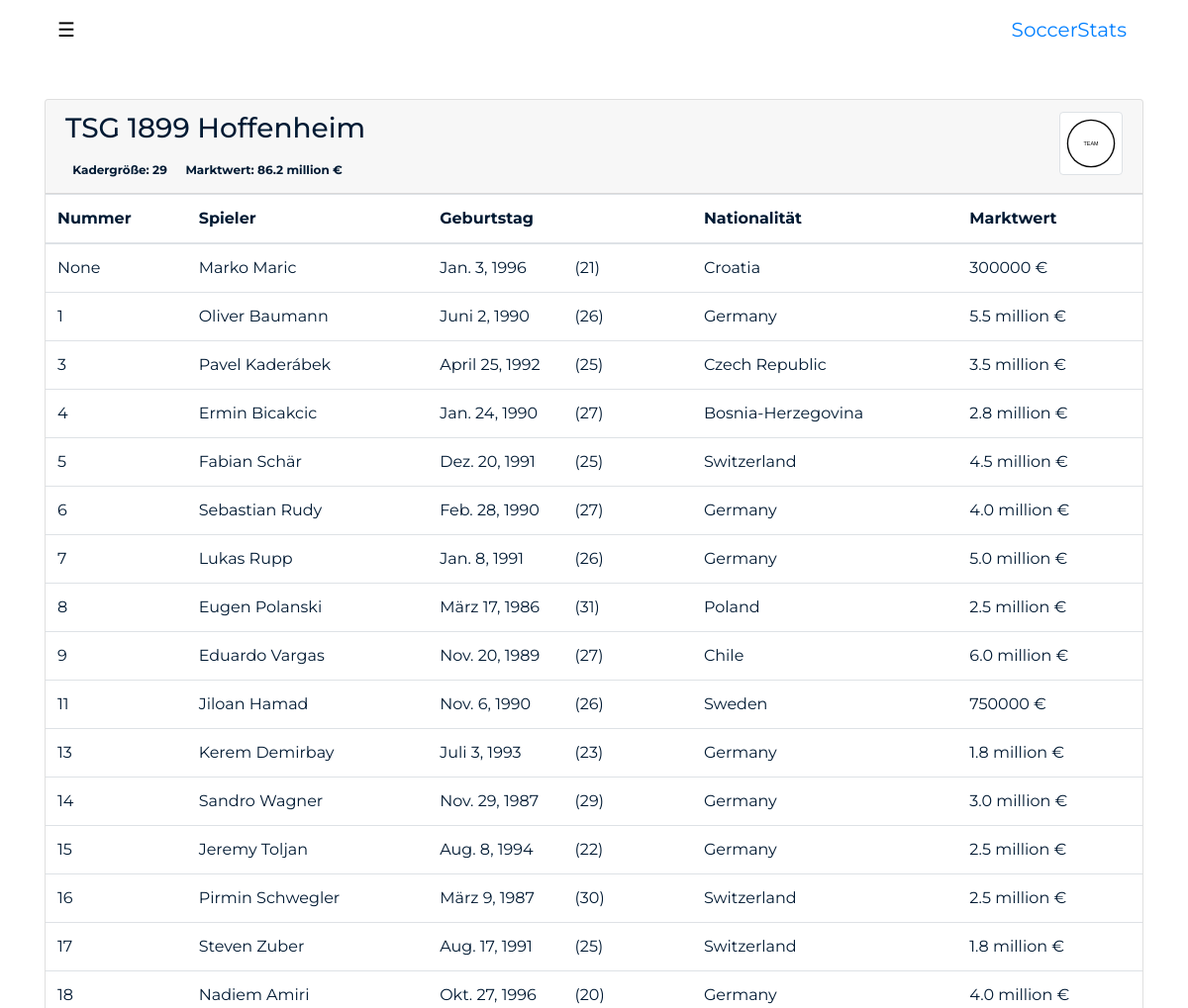
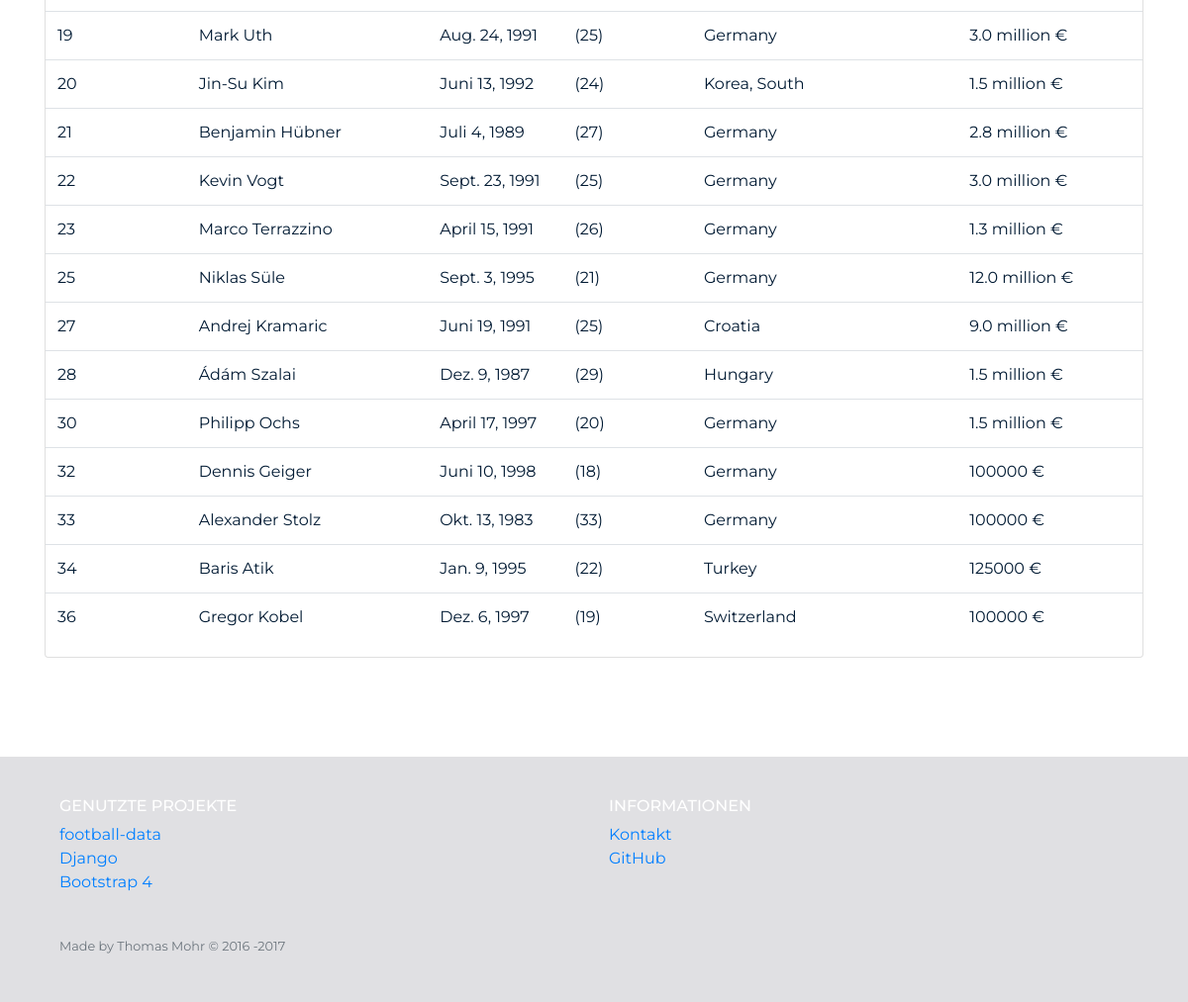
Screenshot of /teams/2/ with the database file from the repository (2 pictures, top to bottom).
### team/models.py (models this page shows, shortened)
class Team(models.Model):
    id = models.PositiveSmallIntegerField(primary_key=True)
    competition = models.ManyToManyField(Competition)
    name = models.CharField(max_length=255)
    code = models.CharField(null=True, max_length=255)
    short_name = models.CharField(null=True, max_length=255)
    squad_market_value = models.PositiveIntegerField(null=True)
    crest_url = models.URLField(null=True)

### player/models.py (models this page shows, shortened)
class Player(models.Model):
    team = models.ForeignKey(Team, on_delete=models.CASCADE)
    name = models.CharField(max_length=255)
    position = models.CharField(max_length=255)
    jersey_number = models.PositiveSmallIntegerField(null=True)
    date_of_birth = models.DateField(null=True)
    nationality = models.CharField(max_length=255)
    contract_until = models.DateField(null=True)
    market_value = models.PositiveIntegerField(null=True)
    image = models.URLField(null=True)
    class Meta:
        ordering = ['jersey_number']
    def age(self):
        import datetime
        return int((datetime.date.today() - self.date_of_birth).days / 365.25)

### team/views.py (the view)
class TeamDetailView(DetailView):
    model = Team
    context_object_name = 'team'

### templates/team/team_detail.html
{% extends 'SoccerStats/base.html' %}
{% load humanize %}
{% load static %}
{% block content %}
    <section id="team">
        <div class="container">
            <div class="card">
                <div class="card-header">
                    <div class="row">
                        <div class="col">
                            <h3 class="card-title">{{ team.name }}</h3>
                            <span class="badge badge-pill badge-default">
                Kadergröße: {{ team.player_set.all|length }}
                </span>
                            {% if team.squad_market_value %}
                                <span class="badge badge-pill badge-default">
                    Marktwert: {{ team.squad_market_value|intword }} €
                </span>
                            {% endif %}
                        </div>
                        <div class="col text-right">
                            {% if team.crest_url %}
                                <img
                                        class="img-thumbnail"
                                        src="{{ team.crest_url }}"
                                        alt="{{ team.name }}"
                                        style="max-height:4em"
                                        onerror="this.src='{% static 'SoccerStats/assets/team.svg' %}'"
                                >
                            {% endif %}
                        </div>
                    </div>
                </div>
                <div class="table-responsive">
                    <table class="table table-hover">
                        <thead>
                        <tr>
                            <th>Nummer</th>
                            <th>Spieler</th>
                            <th>Geburtstag</th>
                            <th>Nationalität</th>
                            <th>Marktwert</th>
                        </tr>
                        </thead>
                        <tbody>
                        {% for player in team.player_set.all %}
                            <tr
                                    onclick="document.location = '{% url 'player:detail' player.id %}'"
                                    style="cursor: pointer"
                            >
                                <td>{{ player.jersey_number }}</td>
                                <td>{{ player.name }}</td>
                                <td>
                                    <div class="row">
                                        <div class="col">{{ player.date_of_birth }}</div>
                                        <div class="col">({{ player.age }})</div>
                                    </div>
                                </td>
                                <td>{{ player.nationality }}</td>
                                {% if player.market_value %}
                                    <td>{{ player.market_value|intword }} €</td>
                                {% endif %}
                            </tr>
                        {% endfor %}
                        </tbody>
                    </table>
                </div>
            </div>
        </div>
    </section>
{% endblock %}

### SoccerStats/static/SoccerStats/css/style.css (style rules this page uses)
html, body { width: 100%; height: 100%; }
body { font-family: 'Montserrat', 'Helvetica Neue', Arial, sans-serif; color: #001A33; webkit-tap-highlight-color: #222; top: 0; }
section { padding: 70px 0; }
@media (min-width: 34em) { section { min-height: 600px; padding: 100px 0; } }

### rows the page displays
Team: name "TSG 1899 Hoffenheim", player_set.all|length "29", squad_market_value "86.2 million"
Player: jersey_number "None", name "Marko Maric", date_of_birth "Jan. 3, 1996", age "21", nationality "Croatia", market_value "300000"
Player: jersey_number "1", name "Oliver Baumann", date_of_birth "Juni 2, 1990", age "26", nationality "Germany", market_value "5.5 million"
Player: jersey_number "3", name "Pavel Kaderábek", date_of_birth "April 25, 1992", age "25", nationality "Czech Republic", market_value "3.5 million"
Player: jersey_number "4", name "Ermin Bicakcic", date_of_birth "Jan. 24, 1990", age "27", nationality "Bosnia-Herzegovina", market_value "2.8 million"
Player: jersey_number "5", name "Fabian Schär", date_of_birth "Dez. 20, 1991", age "25", nationality "Switzerland", market_value "4.5 million"
Player: jersey_number "6", name "Sebastian Rudy", date_of_birth "Feb. 28, 1990", age "27", nationality "Germany", market_value "4.0 million"
Player: jersey_number "7", name "Lukas Rupp", date_of_birth "Jan. 8, 1991", age "26", nationality "Germany", market_value "5.0 million"
Player: jersey_number "8", name "Eugen Polanski", date_of_birth "März 17, 1986", age "31", nationality "Poland", market_value "2.5 million"
Player: jersey_number "9", name "Eduardo Vargas", date_of_birth "Nov. 20, 1989", age "27", nationality "Chile", market_value "6.0 million"
Player: jersey_number "11", name "Jiloan Hamad", date_of_birth "Nov. 6, 1990", age "26", nationality "Sweden", market_value "750000"
Player: jersey_number "13", name "Kerem Demirbay", date_of_birth "Juli 3, 1993", age "23", nationality "Germany", market_value "1.8 million"
Player: jersey_number "14", name "Sandro Wagner", date_of_birth "Nov. 29, 1987", age "29", nationality "Germany", market_value "3.0 million"
Player: jersey_number "15", name "Jeremy Toljan", date_of_birth "Aug. 8, 1994", age "22", nationality "Germany", market_value "2.5 million"
Player: jersey_number "16", name "Pirmin Schwegler", date_of_birth "März 9, 1987", age "30", nationality "Switzerland", market_value "2.5 million"
Player: jersey_number "17", name "Steven Zuber", date_of_birth "Aug. 17, 1991", age "25", nationality "Switzerland", market_value "1.8 million"
Player: jersey_number "18", name "Nadiem Amiri", date_of_birth "Okt. 27, 1996", age "20", nationality "Germany", market_value "4.0 million"
Player: jersey_number "19", name "Mark Uth", date_of_birth "Aug. 24, 1991", age "25", nationality "Germany", market_value "3.0 million"
Player: jersey_number "20", name "Jin-Su Kim", date_of_birth "Juni 13, 1992", age "24", nationality "Korea, South", market_value "1.5 million"
Player: jersey_number "21", name "Benjamin Hübner", date_of_birth "Juli 4, 1989", age "27", nationality "Germany", market_value "2.8 million"
Player: jersey_number "22", name "Kevin Vogt", date_of_birth "Sept. 23, 1991", age "25", nationality "Germany", market_value "3.0 million"
Player: jersey_number "23", name "Marco Terrazzino", date_of_birth "April 15, 1991", age "26", nationality "Germany", market_value "1.3 million"
Player: jersey_number "25", name "Niklas Süle", date_of_birth "Sept. 3, 1995", age "21", nationality "Germany", market_value "12.0 million"
Player: jersey_number "27", name "Andrej Kramaric", date_of_birth "Juni 19, 1991", age "25", nationality "Croatia", market_value "9.0 million"
Player: jersey_number "28", name "Ádám Szalai", date_of_birth "Dez. 9, 1987", age "29", nationality "Hungary", market_value "1.5 million"
Player: jersey_number "30", name "Philipp Ochs", date_of_birth "April 17, 1997", age "20", nationality "Germany", market_value "1.5 million"
Player: jersey_number "32", name "Dennis Geiger", date_of_birth "Juni 10, 1998", age "18", nationality "Germany", market_value "100000"
Player: jersey_number "33", name "Alexander Stolz", date_of_birth "Okt. 13, 1983", age "33", nationality "Germany", market_value "100000"
Player: jersey_number "34", name "Baris Atik", date_of_birth "Jan. 9, 1995", age "22", nationality "Turkey", market_value "125000"
Player: jersey_number "36", name "Gregor Kobel", date_of_birth "Dez. 6, 1997", age "19", nationality "Switzerland", market_value "100000"
